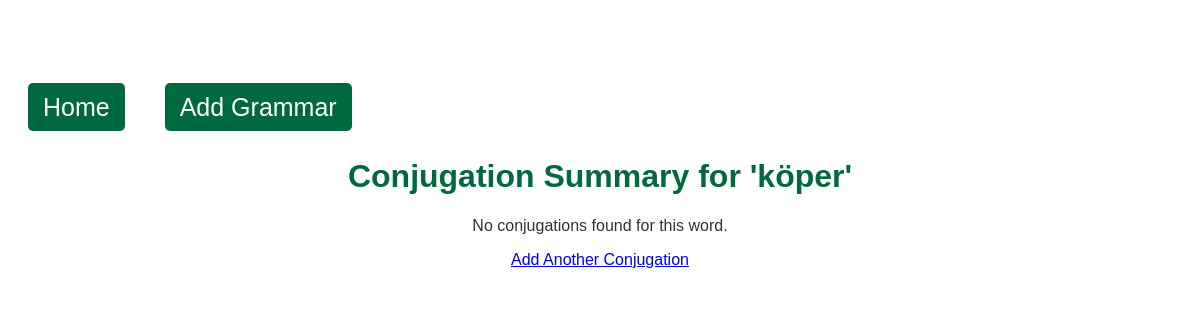
/summary_conjugation/57, run on an earlier commit of the app's database.
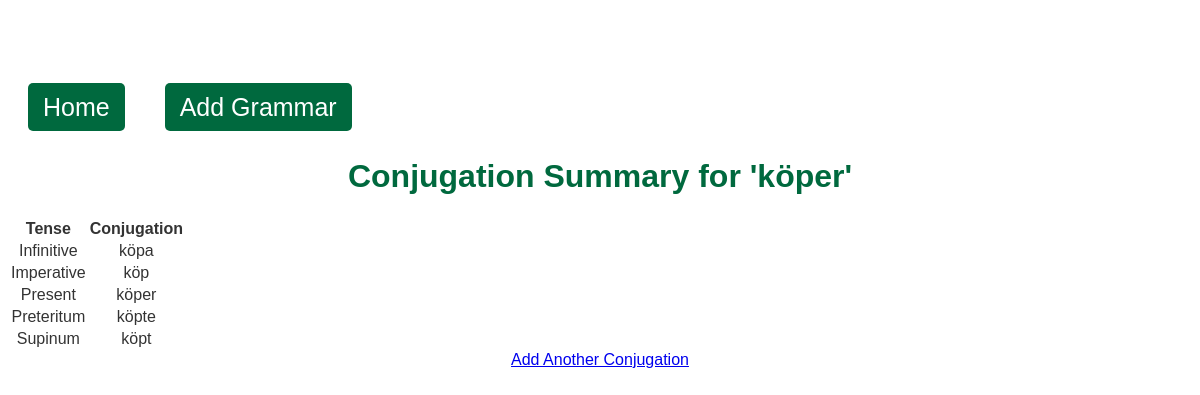
And on a later commit of the database.
### tables this page shows
CREATE TABLE conjugations (
                id INTEGER PRIMARY KEY AUTOINCREMENT,
                word_id INTEGER,
                infinitive TEXT,
                imperative TEXT,
                present TEXT,
                preteritum TEXT,
                supinum TEXT,
                FOREIGN KEY(word_id) REFERENCES vocabulary(id)
            );

### app.py (the view)
@app.route('/summary_conjugation/<int:word_id>')
def summary_conjugation(word_id):
    with sqlite3.connect('database.db') as conn:
        cursor = conn.cursor()
        cursor.execute('SELECT swedish_word FROM vocabulary WHERE id = ?', (word_id,))
        word = cursor.fetchone()[0]
        cursor.execute('SELECT * FROM conjugations WHERE word_id = ?', (word_id,))
        conjugation = cursor.fetchone()
    return render_template('summary_conjugation.html', word=word, conjugation=conjugation)

### templates/summary_conjugation.html (shortened to what this page needs)
<!DOCTYPE html>
<html lang="en">
<head>
    <link rel="stylesheet" href="{{ url_for('static', filename='style.css') }}">
</head>
<body>
    <nav class="navbar">
        <ul class="navbar-nav">
            <li class="nav-item">
                <a href="/">Home</a>
            </li>
            <li class="nav-item">
                <a href="/add_grammar">Add Grammar</a>
            </li>
        </ul>
    </nav>
    <div class="summary-container">
        <h1>Conjugation Summary for '{{ word }}'</h1>
        {% if conjugation %}
        <table class="conjugation-table">
            <tr>
                <th>Tense</th>
                <th>Conjugation</th>
            </tr>
            <tr>
                <td>Infinitive</td>
                <td>{{ conjugation[2] }}</td>
            </tr>
            <tr>
                <td>Imperative</td>
                <td>{{ conjugation[3] }}</td>
            </tr>
            <tr>
                <td>Present</td>
                <td>{{ conjugation[4] }}</td>
            </tr>
            <tr>
                <td>Preteritum</td>
                <td>{{ conjugation[5] }}</td>
            </tr>
            <tr>
                <td>Supinum</td>
                <td>{{ conjugation[6] }}</td>
            </tr>
        </table>
        {% else %}
        <p>No conjugations found for this word.</p>
        {% endif %}
        <a href="/add_grammar" class="btn">Add Another Conjugation</a>
    </div>
</body>
</html>

What changed in the data, as far as the page shows it:
added conjugations: infinitive "köpa", imperative "köp", present "köper", preteritum "köpte", supinum "köpt"
Also different on the page:
text no longer shown: "No conjugations found for this word."
text now shown: "Tense Conjugation Infinitive Imperative Present Preteritum Supinum"
